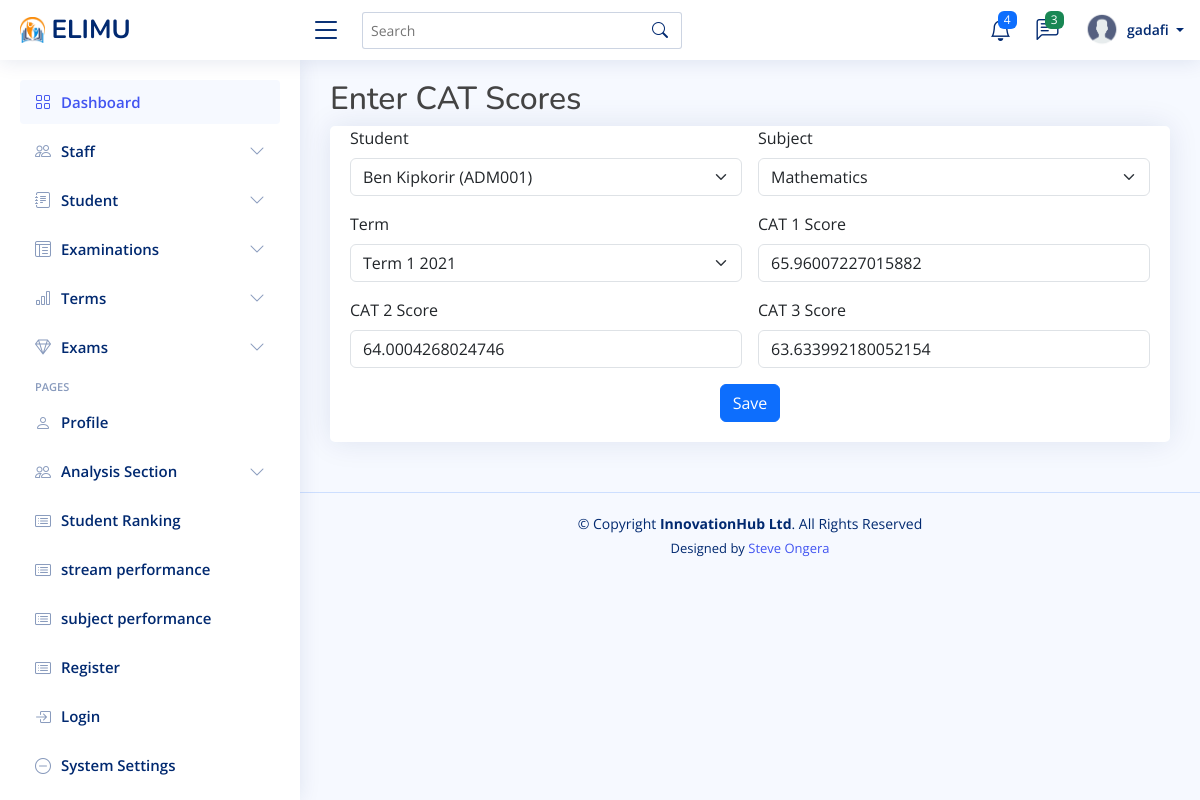
Page /cats/6301/update/ (signed in) on the committed database.
### myapp/models.py (models this page shows, shortened)
class CAT(models.Model):
    student = models.ForeignKey(Student, on_delete=models.CASCADE, related_name='cats')
    subject = models.ForeignKey(Subject, on_delete=models.CASCADE)
    term = models.ForeignKey(Term, on_delete=models.CASCADE)
    cat1 = models.FloatField(default=0)
    cat2 = models.FloatField(default=0)
    cat3 = models.FloatField(default=0)
    end_term = models.FloatField(default=0)  # Will store the average of CATs
    grade_points = models.FloatField(default=0.0)  # Store the numerical grade points
    letter_grade = models.CharField(max_length=2, default='F')  # Store the letter grade
    position = models.CharField(max_length=20, default='Fail')  # Store the class position

### myapp/views.py (the view)
# urls.py: path('cats/<int:pk>/update/', views.cat_update, name='cat_update'),
@login_required
def cat_update(request, pk):
    cat = get_object_or_404(CAT, pk=pk)
    if request.method == 'POST':
        form = CATForm(request.POST, instance=cat)
        if form.is_valid():
            form.save()
            return redirect('cat_list')
    else:
        form = CATForm(instance=cat)
    return render(request, 'cats/cat_form.html', {'form': form})

### myapp/forms.py
class CATForm(forms.ModelForm):
    class Meta:
        model = CAT
        fields = ['student', 'subject', 'term', 'cat1', 'cat2', 'cat3']
        widgets = {
            'student': forms.Select(attrs={'class': 'form-select'}),
            'subject': forms.Select(attrs={'class': 'form-select'}),
            'term': forms.Select(attrs={'class': 'form-select'}),
            'cat1': forms.NumberInput(attrs={'class': 'form-control', 'placeholder': 'CAT 1 Score'}),
            'cat2': forms.NumberInput(attrs={'class': 'form-control', 'placeholder': 'CAT 2 Score'}),
            'cat3': forms.NumberInput(attrs={'class': 'form-control', 'placeholder': 'CAT 3 Score'}),
        }

### myapp/context_processors.py (called while the page is built)
def unread_messages(request):
    if request.user.is_authenticated:
        messages = Message.objects.filter(receiver=request.user, is_read=False).order_by('-timestamp')
        return {'messages': messages}
    return {'messages': []}

### myapp/models.py (called while the page is built)
    def __str__(self):
        return self.name

    def __str__(self):
        return f"{self.name} ({self.admission_number})"

    def __str__(self):
        return f"{self.name} {self.year}"

### templates/cats/cat_form.html (shortened to what this page needs)
{% extends 'base/base.html' %}
{% block content %}
  <h2>Enter CAT Scores</h2>
  <div class="card">
      <div class="card-body">
          <form method="POST">
              <div class="row g-3">
                  <div class="col-md-6">
                      <label for="{{ form.student.id_for_label }}" class="form-label">Student</label>
                      {{ form.student }}
                  </div>
                  <div class="col-md-6">
                      <label for="{{ form.subject.id_for_label }}" class="form-label">Subject</label>
                      {{ form.subject }}
                  </div>
                  <div class="col-md-6">
                      <label for="{{ form.term.id_for_label }}" class="form-label">Term</label>
                      {{ form.term }}
                  </div>
                  <div class="col-md-6">
                      <label for="{{ form.cat1.id_for_label }}" class="form-label">CAT 1 Score</label>
                      {{ form.cat1 }}
                  </div>
                  <div class="col-md-6">
                      <label for="{{ form.cat2.id_for_label }}" class="form-label">CAT 2 Score</label>
                      {{ form.cat2 }}
                  </div>
                  <div class="col-md-6">
                      <label for="{{ form.cat3.id_for_label }}" class="form-label">CAT 3 Score</label>
                      {{ form.cat3 }}
                  </div>
              </div>
              <div class="text-center mt-3">
                  <button type="submit" class="btn btn-primary">Save</button>
              </div>
          </form>
      </div>
  </div>
{% endblock %}

### templates/base/navbar.html (shortened to what this page needs)
{% load static %}
<header id="header" class="header fixed-top d-flex align-items-center">
    <div class="d-flex align-items-center justify-content-between">
      <a href="{% url 'admin_dashboard'%}" class="logo d-flex align-items-center">
        <img src="{% static 'assets/img/logo.png'%}" alt="">
        <span class="d-none d-lg-block">ELIMU</span>
      </a>
      <i class="bi bi-list toggle-sidebar-btn"></i>
    </div>
    <div class="search-bar">
      <form class="search-form d-flex align-items-center" method="POST" action="#">
        <input type="text" name="query" placeholder="Search" title="Enter search keyword">
        <button type="submit" title="Search"><i class="bi bi-search"></i></button>
      </form>
    </div>
    <nav class="header-nav ms-auto">
      <ul class="d-flex align-items-center">
        <li class="nav-item dropdown">
          <a class="nav-link nav-icon" href="#" data-bs-toggle="dropdown">
            <i class="bi bi-bell"></i>
            <span class="badge bg-primary badge-number">4</span>
          </a>
            </li>
          </ul>
        <li class="nav-item dropdown">
          <a class="nav-link nav-icon" href="#" data-bs-toggle="dropdown">
            <i class="bi bi-chat-left-text"></i>
            <span class="badge bg-success badge-number">3</span>
          </a>
        </li>
        <li class="nav-item dropdown pe-3">
          <a class="nav-link nav-profile d-flex align-items-center pe-0" href="#" data-bs-toggle="dropdown">
            <img src="{% static 'assets/img/profile.png'%}" alt="Profile" class="rounded-circle">
            <span class="d-none d-md-block dropdown-toggle ps-2">
              {% if user.is_authenticated %}
                   {{ user.username }}
              {% else %}
                  Admin
              {% endif %}
            </span>
          </a>
        </li>
    </nav>
  </header>

### static/assets/css/style.css (style rules this page uses)
:root { scroll-behavior: smooth; }
body { font-family: "Open Sans", sans-serif; background: #f6f9ff; color: #444444; }
a { color: #4154f1; text-decoration: none; }
h1, h2, h3, h4, h5, h6 { font-family: "Nunito", sans-serif; }
.card { margin-bottom: 30px; border: none; border-radius: 5px; box-shadow: 0px 0 30px rgba(1, 41, 112, 0.1); }
.card-body { padding: 0 20px 20px 20px; }
.logo { line-height: 1; }
@media (min-width: 1200px) { .logo { width: 280px; } }
.logo img { max-height: 26px; margin-right: 6px; }
.logo span { font-size: 26px; font-weight: 700; color: #012970; font-family: "Nunito", sans-serif; }
.header { transition: all 0.5s; z-index: 997; height: 60px; box-shadow: 0px 2px 20px rgba(1, 41, 112, 0.1); background-color: #fff; padding-left: 20px; }
.header .toggle-sidebar-btn { font-size: 32px; padding-left: 10px; cursor: pointer; color: #012970; }
.header .search-bar { min-width: 360px; padding: 0 20px; }
.header .search-form { width: 100%; }
.header .search-form input { border: 0; font-size: 14px; color: #012970; border: 1px solid rgba(1, 41, 112, 0.2); padding: 7px 38px 7px 8px; border-radius: 3px; transition: 0.3s; width: 100%; }
.header .search-form button { border: 0; padding: 0; margin-left: -30px; background: none; }
.header .search-form button i { color: #012970; }
.header-nav ul { list-style: none; }
.header-nav>ul { margin: 0; padding: 0; }
.header-nav .nav-icon { font-size: 22px; color: #012970; margin-right: 25px; position: relative; }
.header-nav .nav-profile { color: #012970; }
.header-nav .nav-profile img { max-height: 36px; }
.header-nav .nav-profile span { font-size: 14px; font-weight: 600; }
.header-nav .badge-number { position: absolute; inset: -2px -5px auto auto; font-weight: normal; font-size: 12px; padding: 3px 6px; }

### rows in the picture
CAT: student "Ben Kipkorir (ADM001)", subject "Mathematics", term "Term 1 2021", cat1 "65.96007227015882", cat2 "64.0004268024746", cat3 "63.633992180052154"

### other values in the picture
{{ user.username }} "gadafi"
